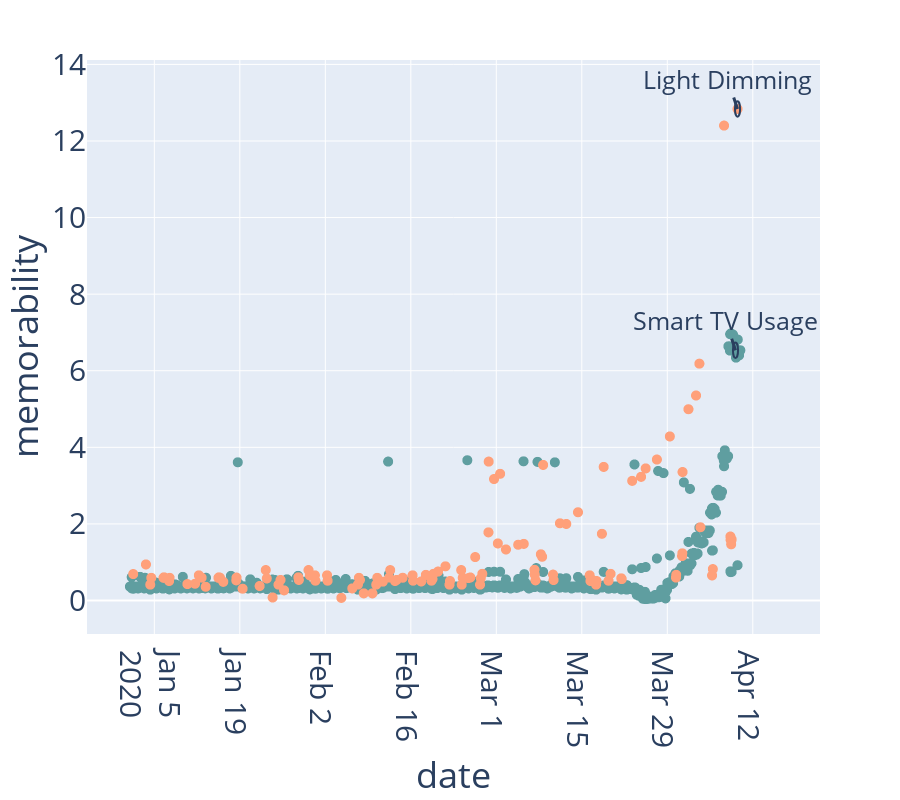

Source (notebook cell):
### Code cell
fig = px.scatter(df, x="date", y="memorability", color="label", hover_data=["id", "recipe"], height=800, color_discrete_sequence=["cadetblue", "lightsalmon"])
fig.update_traces(marker={'size':16})
fig.update_layout(
    showlegend=False,
    font=dict(
        size=30
    )
)
fig.add_annotation(
    text="Light Dimming",
    x=df["date"][LIGHT_DIMMING_ID],
    y=df["memorability"][LIGHT_DIMMING_ID],
    arrowwidth=3,
    font=dict(
        size=25,
    )
)
fig.add_shape(
    type="circle",
    xref="x",
    yref="y",
    x0 = df["date"][LIGHT_DIMMING_ID] - dt.timedelta(hours=10),
    y0 = df["memorability"][LIGHT_DIMMING_ID] - 0.2,
    x1 = df["date"][LIGHT_DIMMING_ID] + dt.timedelta(hours=10),
    y1 = df["memorability"][LIGHT_DIMMING_ID] + 0.2,
)
fig.add_shape(
    type="circle",
    xref="x",
    yref="y",
    x0 = df["date"][SMART_TV_ID] - dt.timedelta(hours=10),
    y0 = df["memorability"][SMART_TV_ID] - 0.2,
    x1 = df["date"][SMART_TV_ID] + dt.timedelta(hours=10),
    y1 = df["memorability"][SMART_TV_ID] + 0.2,
)
fig.add_annotation(
    text="Smart TV Usage",
    x=df["date"][SMART_TV_ID],
    y=df["memorability"][SMART_TV_ID],
    arrowwidth=3,
    arrowsize=3,
    font=dict(
        size=25
    )
)
fig.update_traces(marker={'size':10})
